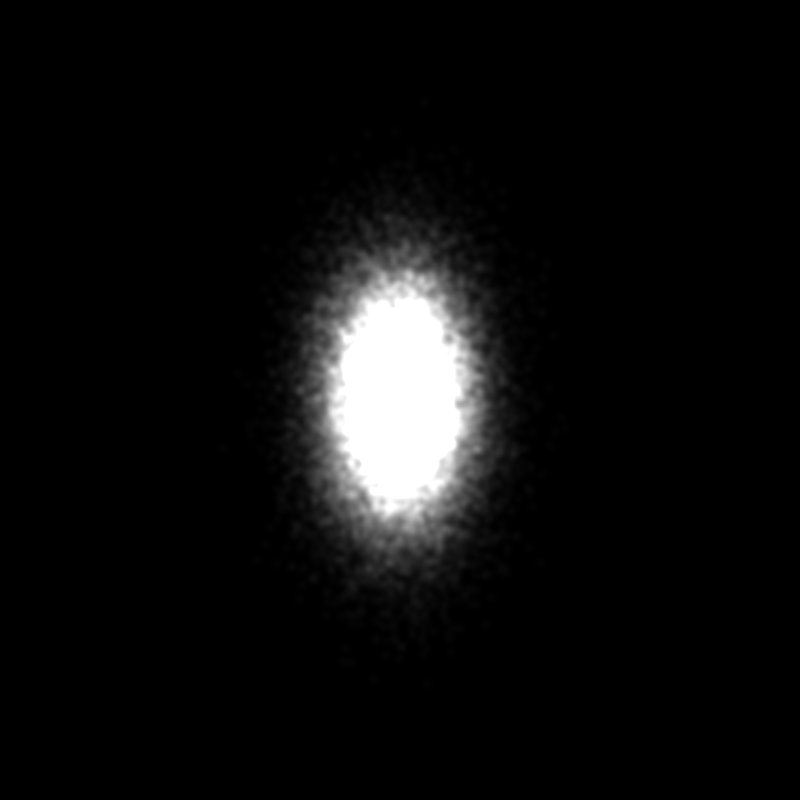
%> input picture tomography/Experiment/start.bmp, 800 x 800 px
$ octave tomography_main_simple.m   (GNU Octave 9; MATLAB toolbox functions it lacks are replaced by stand-ins)
%> lines starting %> are read from the running program, lines starting %| are printed output that depends on the picture
### tomography/generate_initial_phsp.m
% initial parameters
clear phsp
clear msp

%%
dG=1e-6; %energy spread rms control parameter.
ztime=10e-12; %bunch length in seconds


npart_seed= 6e6; % number of seed particles to sample initial distribution

if (sim)
    filepath = 'D:\UCLA\PEGASUS\tomography\';
    filename = strcat(filepath,'Generate_dataset\start.bmp');
    pixel = 40e-6;
    G=7;
else
    filepath = 'D:\UCLA\PEGASUS\8_19_21_crop\';
    filename = strcat(filepath, 'start.bmp');
    pixel = 10.59322e-6;
    G=17;
end
A = imread(filename);
%> A is the input picture: size 800x800 uint8; min 0, max 255, mean 14.3
figure(202)
imagesc(A)
colorbar
title('Initial spatial distribution')
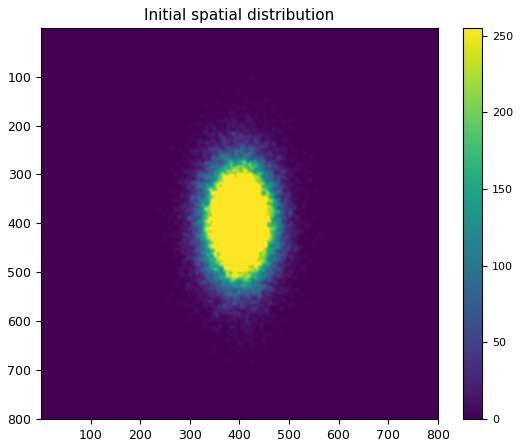
%> figure redrawn from the program's plot data

centerx=size(A,2)/2;
%> centerx = 400
centery=size(A,1)/2;
%> centery = 400
r0x = size(A,2)*pixel/2;
%> r0x = 0.00424
r0y = size(A,1)*pixel/2;
%> r0y = 0.00424

% create distribution function in the interval (0,1) from image profile
B = double(A);
peak=max(max(B));
%> peak = 255
B = B/peak;
B = B;
%% look into this part a bit more and understand
% [5 lines of commented-out code are left out]
xpos = rand(npart_seed,1) * r0x * 2 - r0x;
ypos = rand(npart_seed,1) * r0y * 2 - r0y;
xposint =floor(centerx+xpos./pixel)+1;
yposint =floor(centery-ypos./pixel)+1;

prob = rand(npart_seed,1);
idx = sub2ind(size(B),yposint,xposint);
xpos(B(idx)<prob)=[];
ypos(B(idx)<prob)=[];
dratio = round(length(xpos)/50500);
%> dratio = 7
xpos = downsample(xpos, dratio);
ypos = downsample(ypos, dratio);
phsp(:,1)=xpos';
phsp(:,3)=ypos';

npart = size(xpos,1)
%> npart = 48099
%% Set random angular distribution
if (strcmp(flagdist,'gaussian'))
    phsp(:,2) = r0p*randn(npart,1);
    phsp(:,4) = r0p*randn(npart,1);
elseif (strcmp(flagdist,'good guess'))
    phsp(:,2) = 4e-4*randn(npart,1);
    phsp(:,4) = 2e-4*randn(npart,1);
else
    r2p = rand(npart,1)*r0p*r0p;
    phip = rand(npart,1)*2*pi;
    phsp(:,2)=sqrt(r2p).*cos(phip);
    phsp(:,4)=sqrt(r2p).*sin(phip);
end

phsp(:,5) = randn(npart,1)*ztime;
energy = randn(npart,1)*dG+G;
phsp(:,6) = sqrt(energy.^2 - 1);

%% Visualize initial phase space
figure(300)
sgtitle('Initial Guess')
subplot(3,2,1)
dscatter(phsp(:,1),phsp(:,3))
xlim([1.1*min(min(phsp(:,1))) 1.1*max(max(phsp(:,1)))]);
ylim([1.1*min(min(phsp(:,3))) 1.1*max(max(phsp(:,3)))]);
xlabel('x[m]')
ylabel('y[m]')
colorbar
subplot(3,2,2)
dscatter(phsp(:,2),phsp(:,4))
xlim([1.1*min(min(phsp(:,2))) 1.1*max(max(phsp(:,2)))]);
ylim([1.1*min(min(phsp(:,4))) 1.1*max(max(phsp(:,4)))]);
xlabel('xp[rad]')
ylabel('yp[rad]')
colorbar
subplot(3,2,3)
dscatter(phsp(:,1),phsp(:,2))
xlim([1.1*min(min(phsp(:,1))) 1.1*max(max(phsp(:,1)))]);
ylim([1.1*min(min(phsp(:,2))) 1.1*max(max(phsp(:,2)))]);
xlabel('x[m]')
ylabel('xp[rad]')
colorbar
subplot(3,2,4)
dscatter(phsp(:,3),phsp(:,4))
xlim([1.1*min(min(phsp(:,3))) 1.1*max(max(phsp(:,3)))]);
ylim([1.1*min(min(phsp(:,4))) 1.1*max(max(phsp(:,4)))]);
xlabel('y[m]')
ylabel('yp[rad]')
colorbar
subplot(3,2,5)
dscatter(phsp(:,1),phsp(:,4))
xlim([1.1*min(min(phsp(:,1))) 1.1*max(max(phsp(:,1)))]);
ylim([1.1*min(min(phsp(:,4))) 1.1*max(max(phsp(:,4)))]);
xlabel('x[m]')
ylabel('yp[rad]')
colorbar
subplot(3,2,6)
dscatter(phsp(:,3),phsp(:,2))
xlim([1.1*min(min(phsp(:,3))) 1.1*max(max(phsp(:,3)))]);
ylim([1.1*min(min(phsp(:,2))) 1.1*max(max(phsp(:,2)))]);
xlabel('y[m]')
ylabel('xp[rad]')
colorbar
sigma_guess=cov(phsp(:,1:4))

### tomography/dscatter.m
function hAxes = dscatter(X,Y, varargin)
% DSCATTER creates a scatter plot coloured by density.
%
%   DSCATTER(X,Y) creates a scatterplot of X and Y at the locations
%   specified by the vectors X and Y (which must be the same size), colored
%   by the density of the points.
%
%   DSCATTER(...,'MARKER',M) allows you to set the marker for the
%   scatter plot. Default is 's', square.
%
%   DSCATTER(...,'MSIZE',MS) allows you to set the marker size for the
%   scatter plot. Default is 10.
%
%   DSCATTER(...,'FILLED',false) sets the markers in the scatter plot to be
%   outline. The default is to use filled markers.
%
%   DSCATTER(...,'PLOTTYPE',TYPE) allows you to create other ways of
%   plotting the scatter data. Options are "surf','mesh' and 'contour'.
%   These create surf, mesh and contour plots colored by density of the
%   scatter data.
%
%   DSCATTER(...,'BINS',[NX,NY]) allows you to set the number of bins used
%   for the 2D histogram used to estimate the density. The default is to
%   use the number of unique values in X and Y up to a maximum of 200.
%
%   DSCATTER(...,'SMOOTHING',LAMBDA) allows you to set the smoothing factor
%   used by the density estimator. The default value is 20 which roughly
%   means that the smoothing is over 20 bins around a given point.
%
%   DSCATTER(...,'LOGY',true) uses a log scale for the yaxis.
%
%   Examples:
%
%       [data, params] = fcsread('SampleFACS');
%       dscatter(data(:,1),10.^(data(:,2)/256),'log',1)
%       % Add contours
%       hold on
%       dscatter(data(:,1),10.^(data(:,2)/256),'log',1,'plottype','contour')
%       hold off
%       xlabel(params(1).LongName); ylabel(params(2).LongName);
%
%   See also FCSREAD, SCATTER.

% Copyright 2003-2004 The MathWorks, Inc.
% $Revision:  $   $Date:  $

% Reference:
% Paul H. C. Eilers and Jelle J. Goeman
% Enhancing scatterplots with smoothed densities
% Bioinformatics, Mar 2004; 20: 623 - 628.

lambda = [];
nbins = [];
plottype = 'scatter';
contourFlag = false;
msize = 2;
marker = 's';
logy = false;
filled = true;
if nargin > 2
    if rem(nargin,2) == 1
        error('Bioinfo:IncorrectNumberOfArguments',...
            'Incorrect number of arguments to %s.',mfilename);
    end
    okargs = {'smoothing','bins','plottype','logy','marker','msize','filled'};
    for j=1:2:nargin-2
        pname = varargin{j};
        pval = varargin{j+1};
        k = strmatch(lower(pname), okargs); %#ok
        if isempty(k)
            error('Bioinfo:UnknownParameterName',...
                'Unknown parameter name: %s.',pname);
        elseif length(k)>1
            error('Bioinfo:AmbiguousParameterName',...
                'Ambiguous parameter name: %s.',pname);
        else
            switch(k)
                case 1  % smoothing factor
                    if isnumeric(pval)
                        lambda = pval;
                    else
                        error('Bioinfo:InvalidScoringMatrix','Invalid smoothing parameter.');
                    end
                case 2
                    if isscalar(pval)
                        nbins = [ pval pval];
                    else
                        nbins = pval;
                    end
                case 3
                    plottype = pval;
                case 4
                    logy = pval;
                    Y = log10(Y);
                case 5
                    contourFlag = pval;
                case 6
                    marker = pval;
                case 7
                    msize = pval;
                case 8
                    filled = pval;
            end
        end
    end
end

minx = min(X,[],1);
%> minx = -0.0019
maxx = max(X,[],1);
%> maxx = 0.00174
miny = min(Y,[],1);
%> miny = -0.00301
maxy = max(Y,[],1);
%> maxy = 0.00318

if isempty(nbins)
    nbins = [min(numel(unique(X)),200) ,min(numel(unique(Y)),200) ];
%> nbins = [200 200]
end

if isempty(lambda)
    lambda = 20;
end

edges1 = linspace(minx, maxx, nbins(1)+1);
%> edges1 = 201 values from -0.0019 to 0.00174
ctrs1 = edges1(1:end-1) + .5*diff(edges1);
%> ctrs1 = 200 values from -0.00189 to 0.00173
edges1 = [-Inf edges1(2:end-1) Inf];
edges2 = linspace(miny, maxy, nbins(2)+1);
%> edges2 = 201 values from -0.00301 to 0.00318
ctrs2 = edges2(1:end-1) + .5*diff(edges2);
%> ctrs2 = 200 values from -0.00299 to 0.00317
edges2 = [-Inf edges2(2:end-1) Inf];

[n,p] = size(X);
%> n = 48099; p = 1
bin = zeros(n,2);
% Reverse the columns to put the first column of X along the horizontal
% axis, the second along the vertical.
[dum,bin(:,2)] = histc(X,edges1);
%> dum = 201 values, max 674 at index 92, min 0 at index 2, mean 239.3
[dum,bin(:,1)] = histc(Y,edges2);
%> dum = 201 values, max 666 at index 91, min 0 at index 3, mean 239.3
H = accumarray(bin,1,nbins([2 1])) ./ n;
G = smooth1D(H,nbins(2)/lambda);
F = smooth1D(G',nbins(1)/lambda)';
% = filter2D(H,lambda);

if logy
    ctrs2 = 10.^ctrs2;
    Y = 10.^Y;
end
okTypes = {'surf','mesh','contour','image','scatter'};
k = strmatch(lower(plottype), okTypes); %#ok
if isempty(k)
    error('dscatter:UnknownPlotType',...
        'Unknown plot type: %s.',plottype);
elseif length(k)>1
    error('dscatter:AmbiguousPlotType',...
        'Ambiguous plot type: %s.',plottype);
else
    switch(k)

        case 1 %'surf'
            h = surf(ctrs1,ctrs2,F,'edgealpha',0);
        case 2 % 'mesh'
            h = mesh(ctrs1,ctrs2,F);
        case 3 %'contour'
            [dummy, h] =contour(ctrs1,ctrs2,F);
        case 4 %'image'
            nc = 256;
            F = F./max(F(:));
            colormap(repmat(linspace(1,0,nc)',1,3));
            h =image(ctrs1,ctrs2,floor(nc.*F) + 1);
        case 5 %'scatter'
            F = F./max(F(:));
            ind = sub2ind(size(F),bin(:,1),bin(:,2));
            col = F(ind);
            if filled
                h = scatter(X,Y,msize,col,marker,'filled');
            else
                h = scatter(X,Y,msize,col,marker);
            end
    end

end

if logy
    set(gca,'yscale','log');
end
if nargout > 0
    hAxes = get(h,'parent');
end
%%%% This method is quicker for symmetric data.
% [5 lines of commented-out code are left out]

function Z = smooth1D(Y,lambda)
%> called with lambda = 10
[m,n] = size(Y);
%> m = 200; n = 200
E = eye(m);
D1 = diff(E,1);
D2 = diff(D1,1);
P = lambda.^2 .* D2'*D2 + 2.*lambda .* D1'*D1;
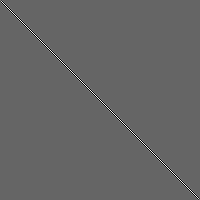
%> P: size 200x200 double; min -420, max 640, mean 0; drawn with min black and max white
Z = (E + P) \ Y;
%> in dscatter (call 4), `minx = min(X,[],1);`: minx = -0.00301
%> in dscatter (call 4), `maxx = max(X,[],1);`: maxx = 0.00318
%> in dscatter (call 4), `miny = min(Y,[],1);`: miny = -0.00083
%> in dscatter (call 4), `maxy = max(Y,[],1);`: maxy = 0.000887
%> in dscatter (call 4), `edges1 = linspace(minx, maxx, nbins(1)+1);`: edges1 = 201 values from -0.00301 to 0.00318
%> in dscatter (call 4), `ctrs1 = edges1(1:end-1) + .5*diff(edges1);`: ctrs1 = 200 values from -0.00299 to 0.00317
%> in dscatter (call 4), `edges2 = linspace(miny, maxy, nbins(2)+1);`: edges2 = 201 values from -0.00083 to 0.000887
%> in dscatter (call 4), `ctrs2 = edges2(1:end-1) + .5*diff(edges2);`: ctrs2 = 200 values from -0.000825 to 0.000883
%> in dscatter (call 4), `[dum,bin(:,1)] = histc(Y,edges2);`: dum = 201 values, max 860 at index 101, min 0 at index 3, mean 239.3
%> in dscatter (call 4), `F = smooth1D(G',nbins(1)/lambda)';`:
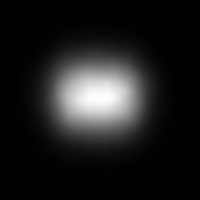
%> F: size 200x200 double; min 2e-13, max 0.000212, mean 2.5e-05; mean of the top-left, top-right, bottom-left and bottom-right quarters 2.94e-05, 2.6e-05, 2.37e-05, 2.08e-05; drawn with min black and max white
%> in dscatter (call 5), `minx = min(X,[],1);`: minx = -0.0019
%> in dscatter (call 5), `maxx = max(X,[],1);`: maxx = 0.00174
%> in dscatter (call 5), `edges1 = linspace(minx, maxx, nbins(1)+1);`: edges1 = 201 values from -0.0019 to 0.00174
%> in dscatter (call 5), `ctrs1 = edges1(1:end-1) + .5*diff(edges1);`: ctrs1 = 200 values from -0.00189 to 0.00173
%> in dscatter (call 5), `[dum,bin(:,2)] = histc(X,edges1);`: dum = 201 values, max 674 at index 92, min 0 at index 2, mean 239.3
%> in dscatter (call 5), `[dum,bin(:,1)] = histc(Y,edges2);`: dum = 201 values, max 860 at index 101, min 0 at index 3, mean 239.3
%> in dscatter (call 5), `F = smooth1D(G',nbins(1)/lambda)';`:
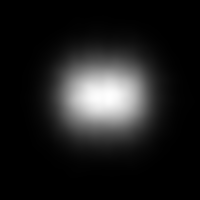
%> F: size 200x200 double; min 2.89e-15, max 0.000213, mean 2.5e-05; mean of the top-left, top-right, bottom-left and bottom-right quarters 2.48e-05, 3.07e-05, 1.98e-05, 2.47e-05; drawn with min black and max white
%> in dscatter (call 6), `minx = min(X,[],1);`: minx = -0.00301
%> in dscatter (call 6), `maxx = max(X,[],1);`: maxx = 0.00318
%> in dscatter (call 6), `miny = min(Y,[],1);`: miny = -0.0017
%> in dscatter (call 6), `maxy = max(Y,[],1);`: maxy = 0.00166
%> in dscatter (call 6), `edges1 = linspace(minx, maxx, nbins(1)+1);`: edges1 = 201 values from -0.00301 to 0.00318
%> in dscatter (call 6), `ctrs1 = edges1(1:end-1) + .5*diff(edges1);`: ctrs1 = 200 values from -0.00299 to 0.00317
%> in dscatter (call 6), `edges2 = linspace(miny, maxy, nbins(2)+1);`: edges2 = 201 values from -0.0017 to 0.00166
%> in dscatter (call 6), `ctrs2 = edges2(1:end-1) + .5*diff(edges2);`: ctrs2 = 200 values from -0.00169 to 0.00165
%> in dscatter (call 6), `[dum,bin(:,2)] = histc(X,edges1);`: dum = 201 values, max 666 at index 91, min 0 at index 3, mean 239.3
%> in dscatter (call 6), `[dum,bin(:,1)] = histc(Y,edges2);`: dum = 201 values, max 854 at index 104, min 0 at index 2, mean 239.3
%> in dscatter (call 6), `H = accumarray(bin,1,nbins([2 1])) ./ n;`:
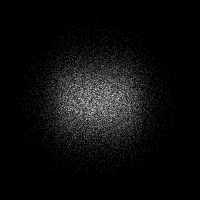
%> H: size 200x200 double; min 0, max 0.000478, mean 2.5e-05; drawn with min black and max white
%> in dscatter (call 6), `F = smooth1D(G',nbins(1)/lambda)';`:
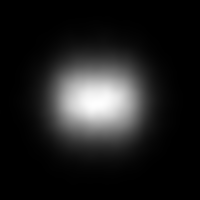
%> F: size 200x200 double; min 1.05e-13, max 0.000208, mean 2.5e-05; mean of the top-left, top-right, bottom-left and bottom-right quarters 2.58e-05, 2.27e-05, 2.73e-05, 2.42e-05; drawn with min black and max white
%> `sigma_guess=cov(phsp(:,1:4))`: sigma_guess = [2.28e-07 -6.8e-10 -1.13e-09 -1.44e-10; -6.8e-10 1.61e-07 2.09e-09 -6.05e-10; -1.13e-09 2.09e-09 6.78e-07 3.18e-10; -1.44e-10 -6.05e-10 3.18e-10 3.97e-08]

### tomography/tomography_main_simple.m
clear all
close all

%% parse input filenames and extract quadrupole values
sim = 0;
if (sim)
    inputdir = strcat(pwd,'\Generate_dataset\dg_gpt\');
else
    inputdir = 'D:\UCLA\PEGASUS\8_19_21_crop\';
end

D = dir(inputdir);
p = 1;

for jf = 1:size(D,1)
    file_image(jf) = contains(D(jf).name,'.bmp') & contains(D(jf).name,'target') ;
    if (file_image(jf))
    filenamelist(p) = string(D(jf).name);
    quadv = split(filenamelist(p),'_');
    I4 = str2num(quadv(2));
    I5 = str2num(quadv(3));
    auxI6 = split(quadv(4),'.bmp');
    I6 = str2num(auxI6(1));
    quadlist(p,:) = [I4, I5, I6];
    p = p+1;
    end
end

%% Initial phase space guess
% r0p = initial_momentum_guess(m_dist);
r0p = 4e-4;

%%


flagdist = 'good guess'
generate_initial_phsp;
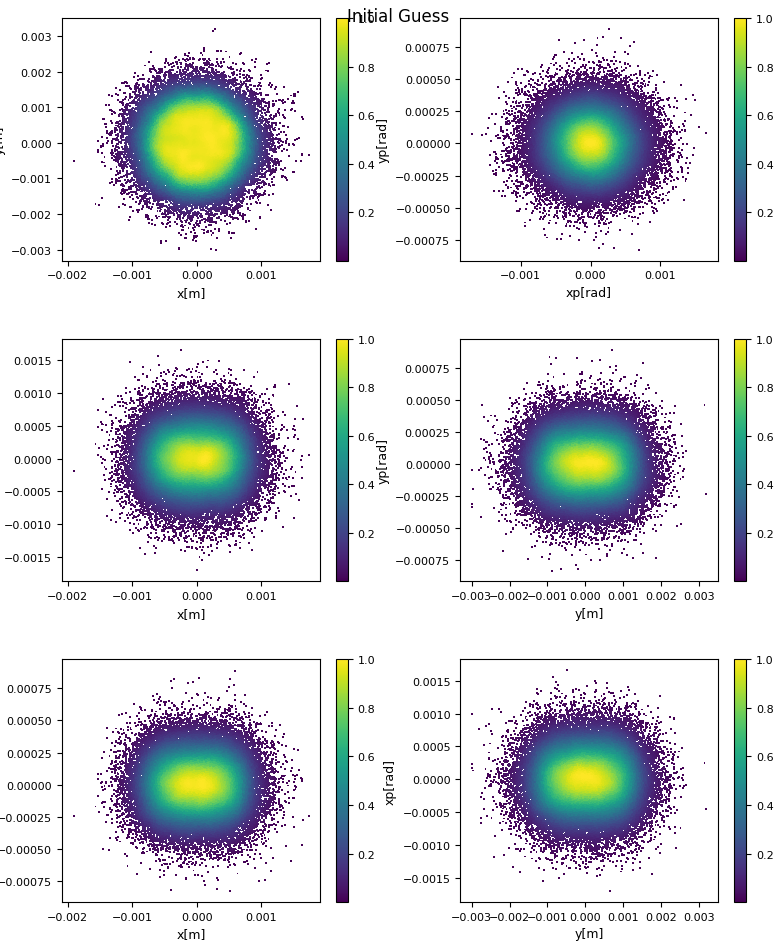
%> figure redrawn from the program's plot data, 6 panels
npart = size(phsp,1)

%% Iterate over quadrupole values
tic
iteration = 0;
display = 0;
mdsp = 0;
% [6 lines of commented-out code are left out]
phsp0 = phsp;
nrespawn = npart;
%> nrespawn = 48099
idx = ones(1,npart);
pixelcal = 27e-6 * 184 / 800;
% pixelcal=40e-6;

while nrespawn > 0.15*npart
    iteration = iteration + 1
    flagdist = 'fitdata';
% [10 lines of commented-out code are left out]

tot_idx = zeros(1, npart);
tot_weights = zeros(1,npart);
    parfor nq = 1:50
%> (the run ends here)

$ run again, with tomography/Generate_dataset/target_0.79_-1.77_0.92.bmp copied over tomography/Experiment/start.bmp
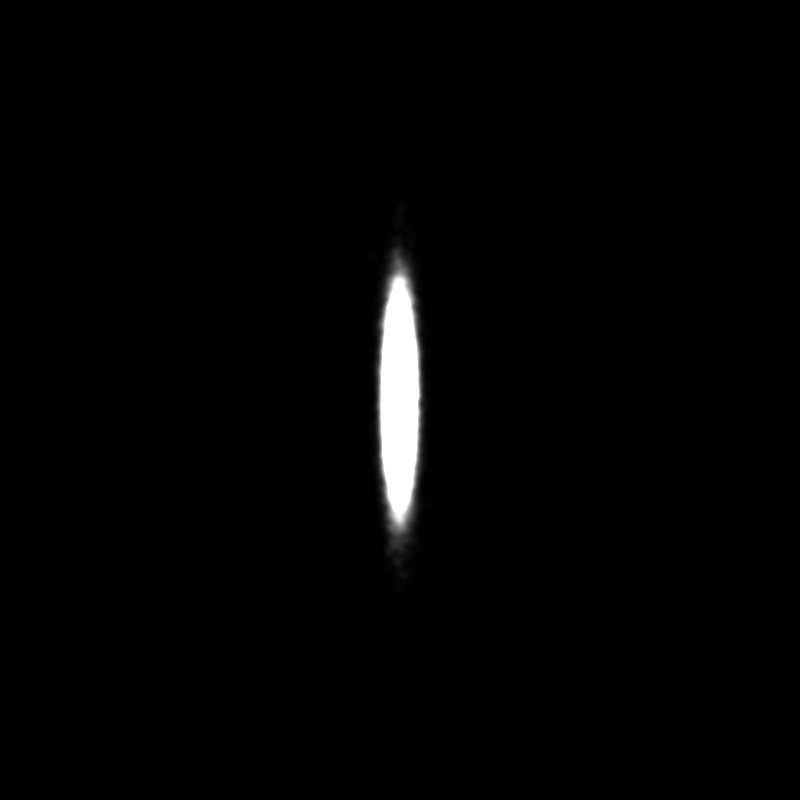
%> input picture tomography/Generate_dataset/target_0.79_-1.77_0.92.bmp, 800 x 800 px
%> A is the input picture: size 800x800 uint8; min 0, max 255, mean 3.6
%> `title('Initial spatial distribution')`:
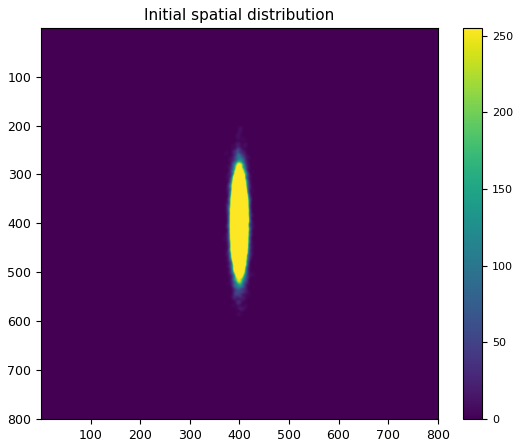
%> figure redrawn from the program's plot data
%> peak = 255
%> minx = -0.000359
%> maxx = 0.000354
%> miny = -0.00203
%> maxy = 0.00211
%> nbins = [200 200]
%> edges1 = 201 values from -0.000359 to 0.000354
%> ctrs1 = 200 values from -0.000357 to 0.000353
%> edges2 = 201 values from -0.00203 to 0.00211
%> ctrs2 = 200 values from -0.00202 to 0.0021
%> in dscatter, `[dum,bin(:,2)] = histc(X,edges1);`: dum = 201 values, max 468 at index 101, min 0 at index 2, mean 208.3
%> in dscatter, `[dum,bin(:,1)] = histc(Y,edges2);`: dum = 201 values, max 405 at index 111, min 0 at index 5, mean 208.3
%> minx = -0.00203
%> maxx = 0.00211
%> miny = -0.0017
%> maxy = 0.00166
%> edges1 = 201 values from -0.00203 to 0.00211
%> ctrs1 = 200 values from -0.00202 to 0.0021
%> edges2 = 201 values from -0.0017 to 0.00166
%> ctrs2 = 200 values from -0.00169 to 0.00165
%> in dscatter (call 6), `[dum,bin(:,1)] = histc(Y,edges2);`: dum = 201 values, max 739 at index 99, min 0 at index 2, mean 208.3
%> in dscatter (call 6), `F = smooth1D(G',nbins(1)/lambda)';`:
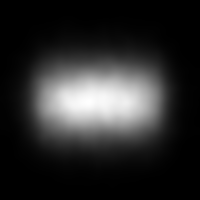
%> F: size 200x200 double; min 1.21e-12, max 0.000148, mean 2.5e-05; mean of the top-left, top-right, bottom-left and bottom-right quarters 2.47e-05, 2.36e-05, 2.66e-05, 2.5e-05; drawn with min black and max white
%> sigma_guess = [1.34e-08 -3.18e-10 -3.58e-10 -1.54e-10; -3.18e-10 1.6e-07 -7.69e-10 7.89e-10; -3.58e-10 -7.69e-10 5.4e-07 -5.43e-10; -1.54e-10 7.89e-10 -5.43e-10 3.99e-08]
